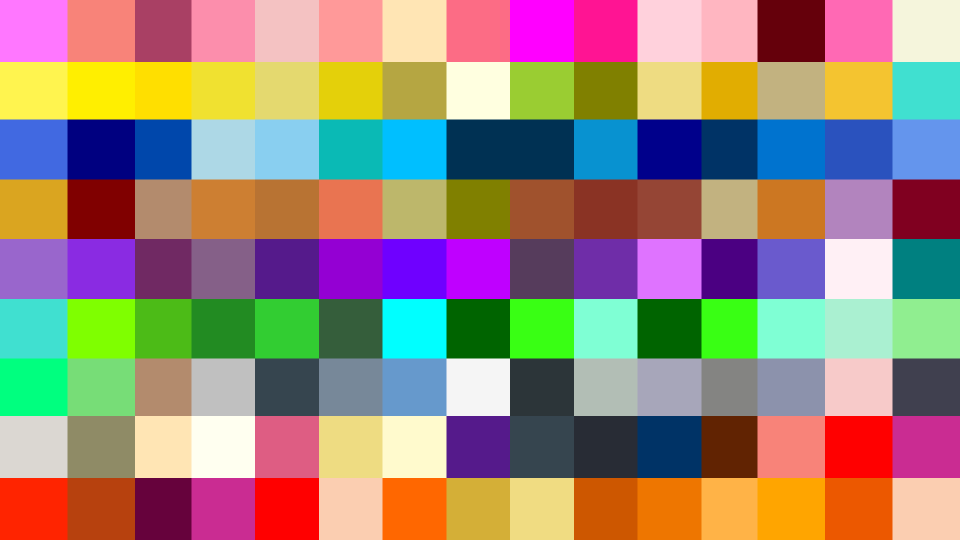
#> input picture colours.png, 1920 x 1080 px (shown at 1/2 size)
$ python color_detection.py
#> lines starting #> are read from the running program, lines starting #| are printed output that depends on the picture
import cv2
import pandas as pd

img_path = r'C:\Users\Balaji\Downloads\color detection\colorpic.jpg'
img = cv2.imread("colours.png")
#> img is the input picture: shape (1080, 1920, 3); mean B, G, R 121.9, 133.8, 154.9
img=cv2.resize(img,(1000,500))
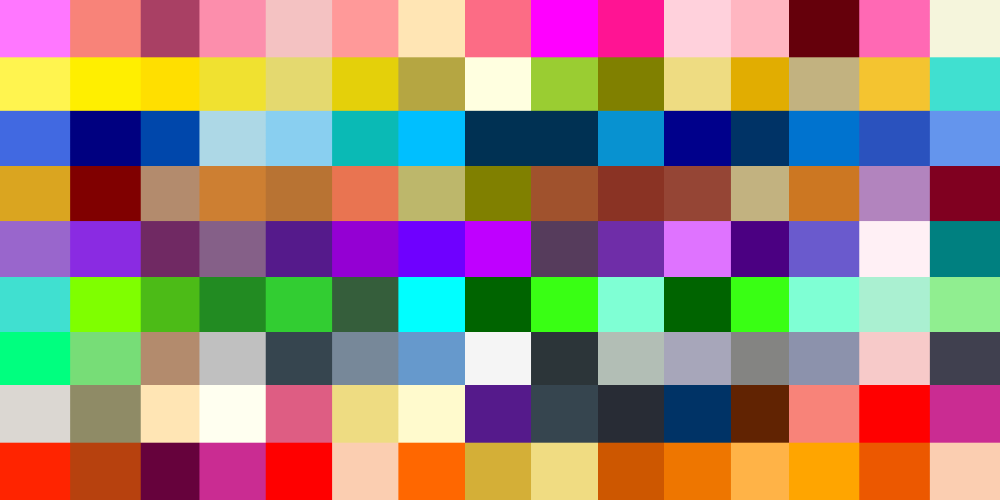
#> img: shape (500, 1000, 3); mean B, G, R 121.9, 133.8, 155

index = ["color", "color_name", "hex", "R", "G", "B"]
csv = pd.read_csv('colors.csv', names=index, header=None)
#> (reads colors.csv from the repository)

clicked = False
r = g = b = x_pos = y_pos = 0

# function to calculate minimum distance from all colors and get the most matching color
def get_color_name(R, G, B):
    minimum = 10000
    for i in range(len(csv)):
        d = abs(R - int(csv.loc[i, "R"])) + abs(G - int(csv.loc[i, "G"])) + abs(B - int(csv.loc[i, "B"]))
        if d <= minimum:
            minimum = d
            cname = csv.loc[i, "color_name"]
    return cname

# function to get x,y coordinates of mouse double click
def draw_function(event, x, y, flags, param):
    if event == cv2.EVENT_LBUTTONDBLCLK:
        global b, g, r, x_pos, y_pos, clicked
        clicked = True
        x_pos = x
        y_pos = y
        b, g, r = img[y, x]
        b = int(b)
        g = int(g)
        r = int(r)
cv2.namedWindow('image')
cv2.setMouseCallback('image', draw_function)

while True:
    cv2.imshow("image", img)
    if clicked:
        # cv2.rectangle(image, start point, endpoint, color, thickness)-1 fills entire rectangle
        cv2.rectangle(img, (20, 20), (750, 60), (b, g, r), -1)
        # Creating text string to display( Color name and RGB values )
        text = get_color_name(r, g, b) + ' R=' + str(r) + ' G=' + str(g) + ' B=' + str(b)
        # cv2.putText(img,text,start,font(0-7),fontScale,color,thickness,lineType )
        cv2.putText(img, text, (50, 50), 2, 0.8, (255, 255, 255), 2, cv2.LINE_AA)
        # For very light colours we will display text in black colour
        if r + g + b >= 600:
            cv2.putText(img, text, (50, 50), 2, 0.8, (0, 0, 0), 2, cv2.LINE_AA)
        clicked = False

    # Break the loop when user hits 'esc' key
    if cv2.waitKey(20) & 0xFF == 27:
#> (key Esc is pressed here)
        break

cv2.destroyAllWindows()
